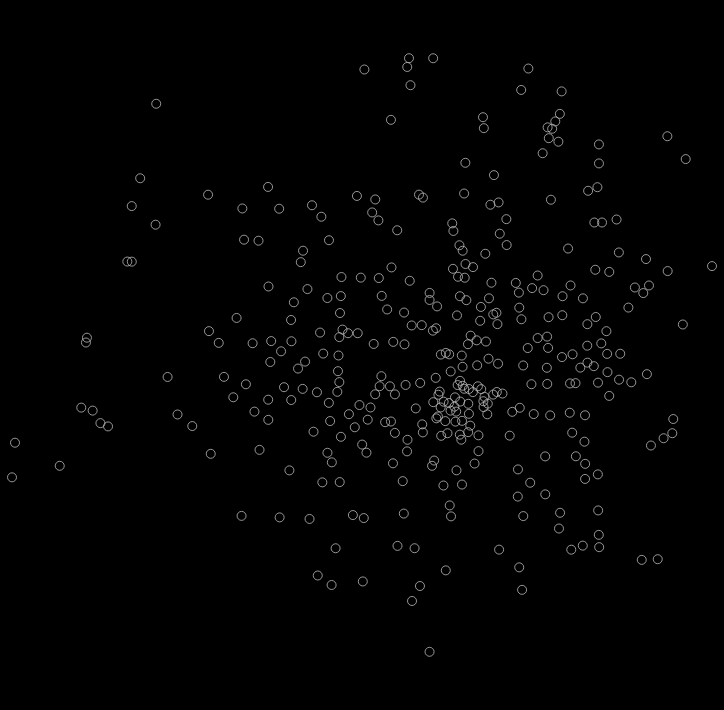

Notebook code for this chart:
### Code cell
chart_Squares = alt.Chart(gdf_Squares).mark_geoshape(
    fill=None, stroke='#bbbbbb', strokeWidth=0.8
).encode(tooltip=['denominazione:N']).project(type='identity', reflectY=True).properties(width=700, height=700)
chart_Squares.properties(background='black')

### Figure 1 — Vega-Lite specification as saved in the notebook (floating-point values rounded to 4 significant figures; data arrays with more than 128 entries replaced by an {"elided": "..."} marker saying what was removed)
{"config": {"view": {"continuousWidth": 300, "continuousHeight": 300}}, "data": {"name": "data-9ffade98da539fa7a301c4947a593324"}, "mark": {"type": "geoshape", "fill": null, "stroke": "#bbbbbb", "strokeWidth": 0.8}, "background": "black", "encoding": {"tooltip": [{"field": "denominazione", "type": "nominal"}]}, "height": 700, "projection": {"reflectY": true, "type": "identity"}, "width": 700, "$schema": "https://vega.github.io/schema/vega-lite/v6.4.1.json", "datasets": {"data-9ffade98da539fa7a301c4947a593324": {"elided": "349 records"}}}
